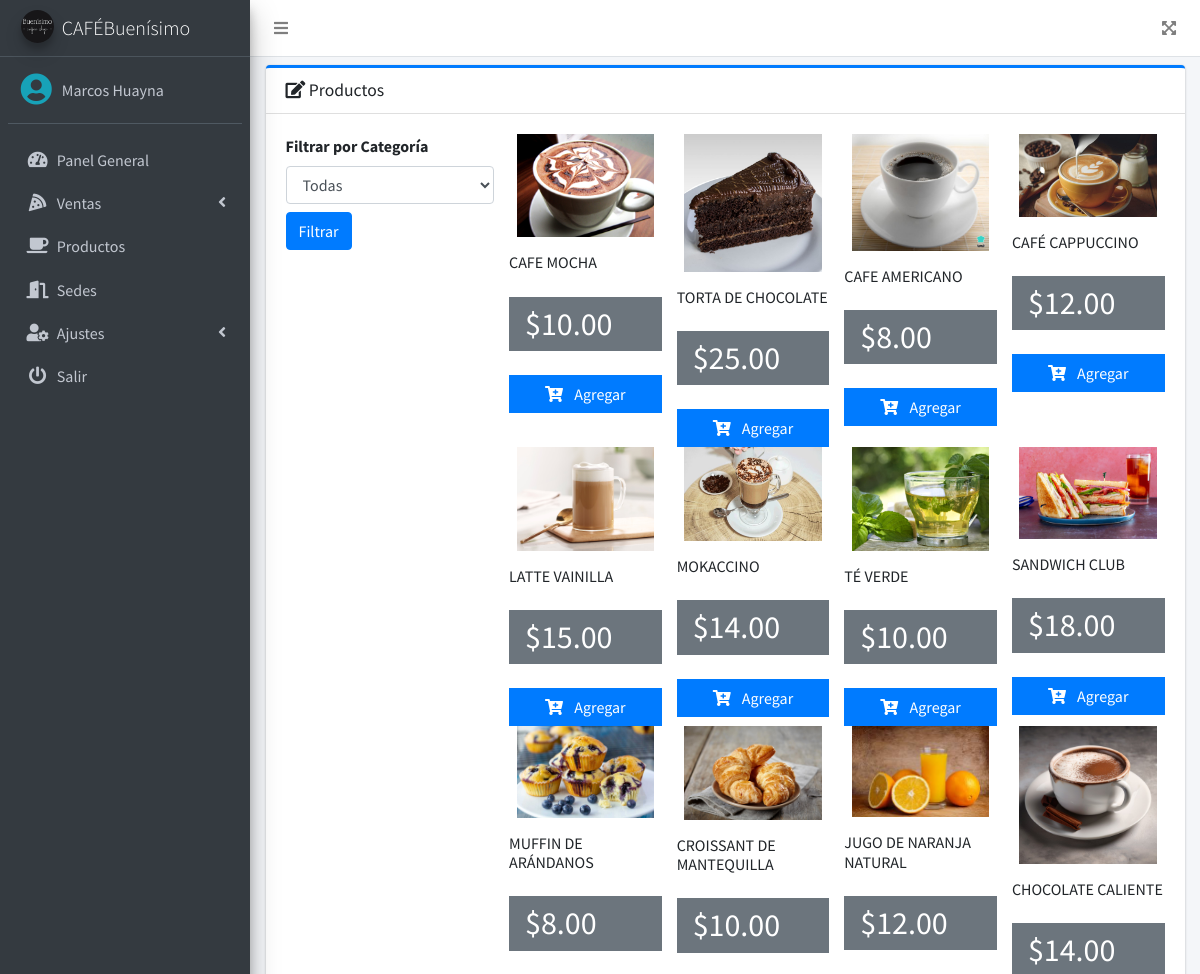
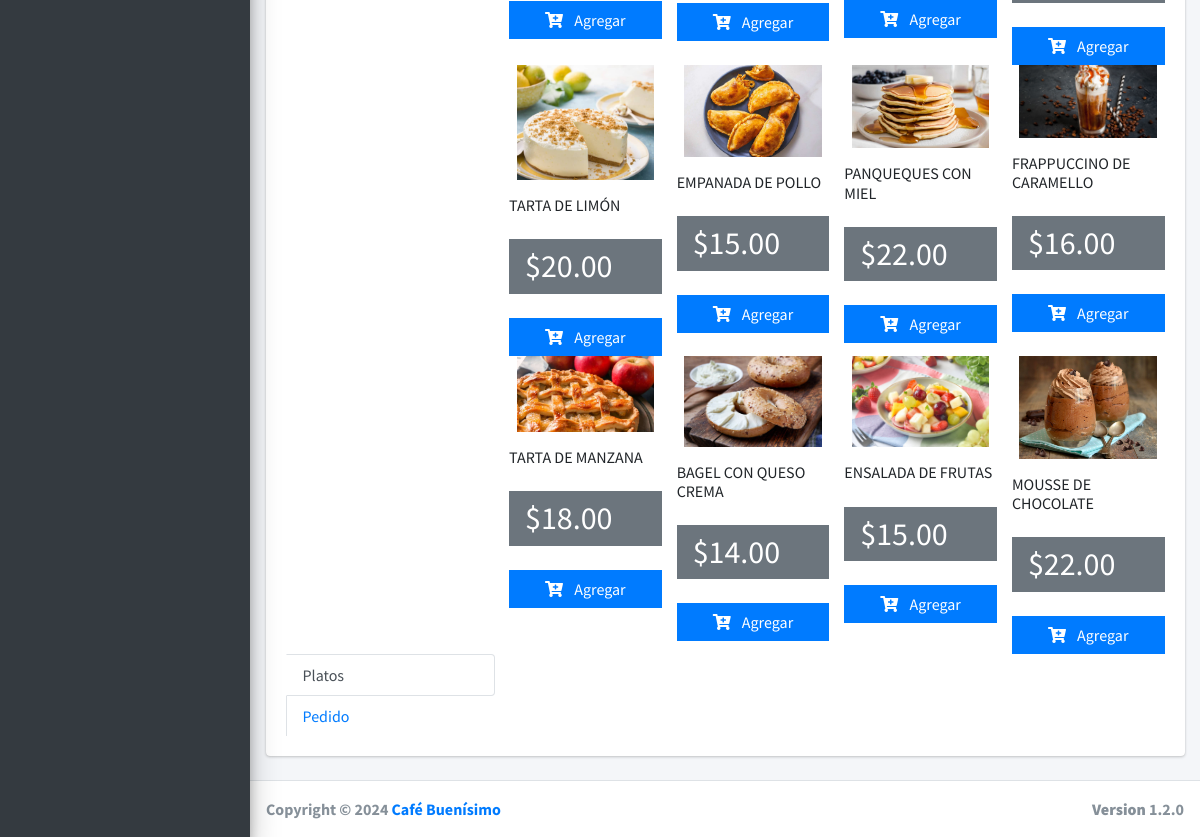
/src/pedido.php (signed in), run on the app's committed database (2 pictures, top to bottom).
### tables this page shows
CREATE TABLE `platos` (
  `id` int(11) NOT NULL ,
  `nombre` varchar(200) NOT NULL,
  `precio` decimal(10,2) NOT NULL,
  `imagen` varchar(100) DEFAULT NULL,
  `fecha` timestamp NULL DEFAULT NULL,
  `estado` int(11) NOT NULL DEFAULT 1
);

### src/pedido.php (the view, shortened to what this page needs)
<?php
if ($_SESSION['rol'] == 1 || $_SESSION['rol'] == 3 || $_SESSION['rol'] == 5 ) {
    include_once "includes/header.php";
?>
    <div class="card card-primary card-outline">
        <div class="card-header">
            <h3 class="card-title">
                <i class="fas fa-edit"></i>
                Productos
            </h3>
        </div>
        <div class="card-body">
            <div class="row">
                <div class="col-md-3 mb-3">
                <form method="GET" action="">
                    <label for="categoria">Filtrar por Categoría</label>
                    <select name="categoria" id="categoria" class="form-control">
                        <option value="">Todas</option>
                        <?php
                        include "../conexion.php";
                        ?>
                    </select>
                    <button type="submit" class="btn btn-primary mt-2">Filtrar</button>
                </form>
                </div>
                <div class="col-7 col-sm-9">
                    <div class="tab-content" id="vert-tabs-right-tabContent">
                        <div class="tab-pane fade show active" id="vert-tabs-right-home" role="tabpanel" aria-labelledby="vert-tabs-right-home-tab">
                            <div class="row">
                                <?php
                                $categoria_filter = isset($_GET['categoria']) && $_GET['categoria'] != '' ? "AND categoria = " . (int)$_GET['categoria'] : "";
                                $query = mysqli_query($conexion, "SELECT * FROM platos WHERE estado = 1 $categoria_filter");
                                $result = mysqli_num_rows($query);
                                if ($result > 0) {
                                    while ($data = mysqli_fetch_assoc($query)) { ?>
                                        <div class="col-md-3">
                                            <div class="col-12">
                                             <img src="<?php echo ($data['imagen'] == null) ? '../imagenes/' . htmlspecialchars($data['id']) . '.jpg' : $data['imagen']; ?>"
                         class="product-image" alt="" width="500"  >
                                              <br>
                                            </div>
                                            <h6 class="my-3"><?php echo $data['nombre']; ?></h6>
                                            <div class="bg-gray py-2 px-3 mt-4">
                                                <h2 class="mb-0">
                                                    $<?php echo $data['precio']; ?>
                                                </h2>
                                            </div>
                                            <div class="mt-4">
                                                <a class="btn btn-primary btn-block btn-flat addDetalle" href="#" data-id="<?php echo $data['id']; ?>">
                                                    <i class="fas fa-cart-plus mr-2"></i>
                                                    Agregar
                                                </a>
                                            </div>
                                        </div>
                                <?php }
                                } else {
                                    echo "<p>No hay productos disponibles para esta categoría.</p>";
                                }
                                ?>
                            </div>
                        </div>
                    </div>
                </div>
                <div class="col-5 col-sm-3">
                    <div class="nav flex-column nav-tabs nav-tabs-right h-100" id="vert-tabs-right-tab" role="tablist" aria-orientation="vertical">
                        <a class="nav-link active" id="vert-tabs-right-home-tab" data-toggle="pill" href="#vert-tabs-right-home" role="tab" aria-controls="vert-tabs-right-home" aria-selected="true">Platos</a>
                        <a class="nav-link" id="pedido-tab" data-toggle="pill" href="#pedido" role="tab" aria-controls="pedido" aria-selected="false">Pedido</a>
                    </div>
                </div>
            </div>
        </div>
    </div>
<?php include_once "includes/footer.php";
} else {
    header('Location: permisos.php');
}
?>

### src/includes/header.php (shortened to what this page needs)
<!DOCTYPE html>
<html lang="en">
<head>
    <link rel="stylesheet" href="../assets/plugins/fontawesome-free/css/all.min.css">
    <link rel="stylesheet" href="https://code.ionicframework.com/ionicons/2.0.1/css/ionicons.min.css">
    <link rel="stylesheet" href="../assets/dist/css/adminlte.min.css">
    <link rel="stylesheet" href="../assets/plugins/datatables-bs4/css/dataTables.bootstrap4.min.css">
</head>
<body class="hold-transition sidebar-mini">
    <div class="wrapper">
        <nav class="main-header navbar navbar-expand navbar-white navbar-light">
            <ul class="navbar-nav">
                <li class="nav-item">
                    <a class="nav-link" data-widget="pushmenu" href="#" role="button"><i class="fas fa-bars"></i></a>
                </li>
            </ul>
            <ul class="navbar-nav ml-auto">
                <li class="nav-item">
                    <a class="nav-link" data-widget="fullscreen" href="#" role="button">
                        <i class="fas fa-expand-arrows-alt"></i>
                    </a>
                </li>
            </ul>
        </nav>
        <aside class="main-sidebar sidebar-dark-primary elevation-4">
            <a href="dashboard.php" class="brand-link">
                <img src="../assets/img/logo.png" alt="AdminLTE Logo" class="brand-image img-circle elevation-3" style="opacity: .8">
                <span class="brand-text font-weight-light">CAFÉBuenísimo</span>
            </a>
            <div class="sidebar">
                <div class="user-panel mt-3 pb-3 mb-3 d-flex">
                    <div class="image">
                        <i class="fas fa-user-circle fa-2x text-info"></i>
                    </div>
                    <div class="info">
                        <a href="#" class="d-block"><?php echo $_SESSION['nombre']; ?></a>
                    </div>
                </div>
                <nav class="mt-2">
                    <ul class="nav nav-pills nav-sidebar flex-column" data-widget="treeview" role="menu" data-accordion="false">
                        <li class="nav-item">
                            <a href="dashboard.php" class="nav-link">
                                <i class="nav-icon fas fa-tachometer-alt"></i>
                                <p>
                                    Panel General
                                </p>
                            </a>
                        </li>
                        <li class="nav-item">
                            <a href="#" class="nav-link">
                                <i class="nav-icon fas fa-pizza-slice"></i>
                                <p>
                                    <?php
                                    if ($_SESSION['rol'] == 5) {
                                        echo 'Pedidos';
                                    } else {
                                        echo 'Ventas';
                                    }
                                    ?>
                                    <i class="fas fa-angle-left right"></i>
                                </p>
                            </a>
                        </li>
                        <?php if ($_SESSION['rol'] == 1 || $_SESSION['rol'] == 2) {
                            echo '<li class="nav-item">
                                <a href="platos.php" class="nav-link">
                                    <i class="nav-icon fas fa-coffee"></i>
                                    <p>
                                        Productos
                                    </p>
                                </a>
                            </li>';
                        } if ($_SESSION['rol'] == 1) {
                            echo '<li class="nav-item">
                                <a href="salas.php" class="nav-link">
                                    <i class="nav-icon fas fa-door-open"></i>
                                    <p>
                                        Sedes
                                    </p>
                                </a>
                            </li>
                            <li class="nav-item">
                                <a href="#" class="nav-link">
                                    <i class="nav-icon fas fa-user-cog"></i>
                                    <p>
                                        Ajustes
                                        <i class="fas fa-angle-left right"></i>
                                    </p>
                                </a>
                                <ul class="nav nav-treeview">
                                    <li class="nav-item">
                                        <a href="usuarios.php" class="nav-link">
                                            <i class="far fa-circle nav-icon"></i>
                                            <p>Usuarios</p>
                                        </a>
                                    </li>
                                    <li class="nav-item">
                                        <a href="config.php" class="nav-link">
                                            <i class="far fa-circle nav-icon"></i>
                                            <p>Configuración</p>
                                        </a>
                                    </li>
                                </ul>
                            </li>';
                        } ?>
                        <li class="nav-item">
                            <a href="salir.php" class="nav-link">
                                <i class="nav-icon fas fa-power-off"></i>
                                <p>
                                    Salir
                                </p>
                            </a>
                        </li>
                    </ul>
                </nav>
            </div>
        </aside>
        <div class="content-wrapper">
            <div class="content">
                <div class="container-fluid py-2">

### src/includes/footer.php (shortened to what this page needs)
</div>
</div>
</div>
<footer class="main-footer">
    <strong>Copyright &copy; 2024 <a href="#">Café Buenísimo</a>
    <div class="float-right d-none d-sm-inline-block">
        <b>Version</b> 1.2.0
    </div>
</footer>
</div>
</body>
</html>

### data on the page
platos: shows a picture, nombre "CAFE MOCHA", precio "10.00"
platos: shows a picture, nombre "TORTA DE CHOCOLATE", precio "25.00"
platos: shows a picture, nombre "CAFE AMERICANO", precio "8.00"
platos: shows a picture, nombre "CAFÉ CAPPUCCINO", precio "12.00"
platos: shows a picture, nombre "LATTE VAINILLA", precio "15.00"
platos: shows a picture, nombre "MOKACCINO", precio "14.00"
platos: shows a picture, nombre "TÉ VERDE", precio "10.00"
platos: shows a picture, nombre "SANDWICH CLUB", precio "18.00"
platos: shows a picture, nombre "MUFFIN DE ARÁNDANOS", precio "8.00"
platos: shows a picture, nombre "CROISSANT DE MANTEQUILLA", precio "10.00"
platos: shows a picture, nombre "JUGO DE NARANJA NATURAL", precio "12.00"
platos: shows a picture, nombre "CHOCOLATE CALIENTE", precio "14.00"
platos: shows a picture, nombre "TARTA DE LIMÓN", precio "20.00"
platos: shows a picture, nombre "EMPANADA DE POLLO", precio "15.00"
platos: shows a picture, nombre "PANQUEQUES CON MIEL", precio "22.00"
platos: shows a picture, nombre "FRAPPUCCINO DE CARAMELLO", precio "16.00"
platos: shows a picture, nombre "TARTA DE MANZANA", precio "18.00"
platos: shows a picture, nombre "BAGEL CON QUESO CREMA", precio "14.00"
platos: shows a picture, nombre "ENSALADA DE FRUTAS", precio "15.00"
platos: shows a picture, nombre "MOUSSE DE CHOCOLATE", precio "22.00"

### other printed values
$_SESSION['nombre'] "Marcos Huayna"
